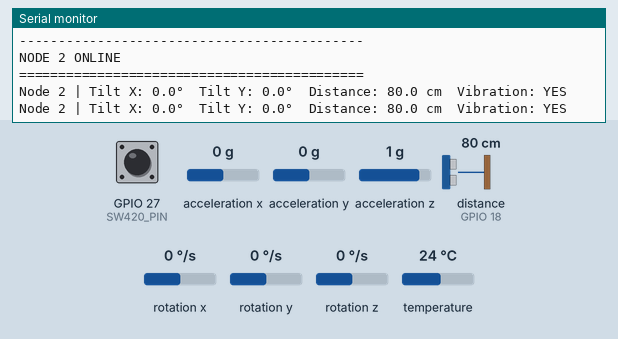
This sketch was run on a simulated ESP32-S3. On the bench: the last lines printed to the serial monitor. Wiring (inferred from the names in the program): ultrasonic range finder: trigger GPIO 5; echo GPIO 18. The inputs (shaded band) are chosen by the test bench; at power-on: GPIO 27 (SW420_PIN) LOW, acceleration x 0 g, distance to the obstacle (sensor on GPIO 18) 80 cm, acceleration y 0 g, acceleration z 1 g, rotation x 0 °/s, rotation y 0 °/s, rotation z 0 °/s, temperature 24 °C. The echo pulse lasts 58.3 µs per cm.

Above: at 2.5 s.
2.6 s: GPIO 27 (SW420_PIN) pulled HIGH for 1.2 s
At 4.2 s:
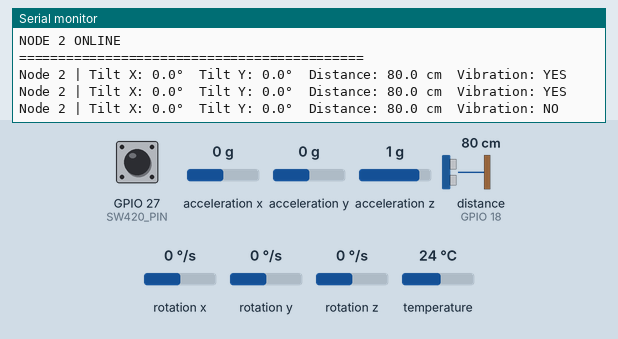
5.3 s: acceleration x set to -1.4 g
At 6.2 s:
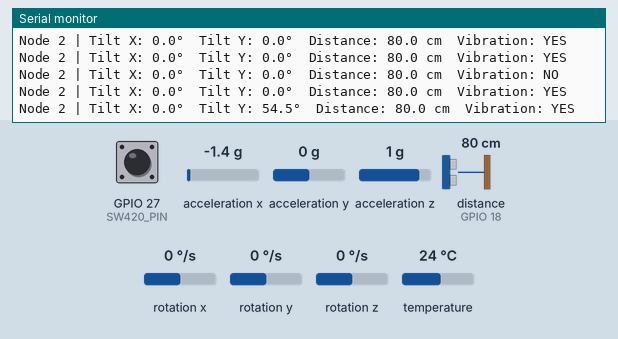
6.8 s: distance to the obstacle (sensor on GPIO 18) set to 2 cm
At 8.1 s:
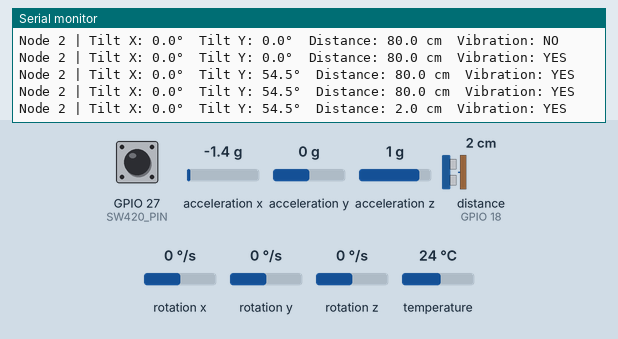
8.3 s: acceleration y set to -1.4 g
At 9.2 s:
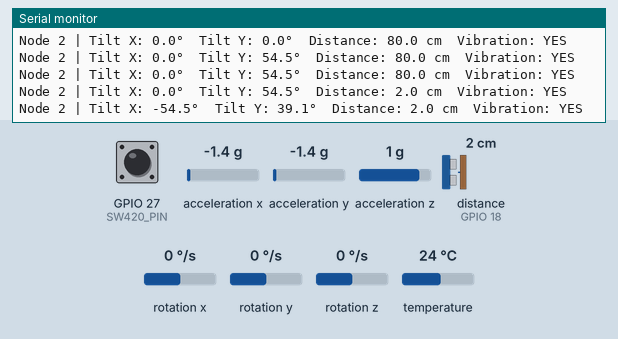
9.8 s: acceleration z set to -1.4 g
At 11.1 s:
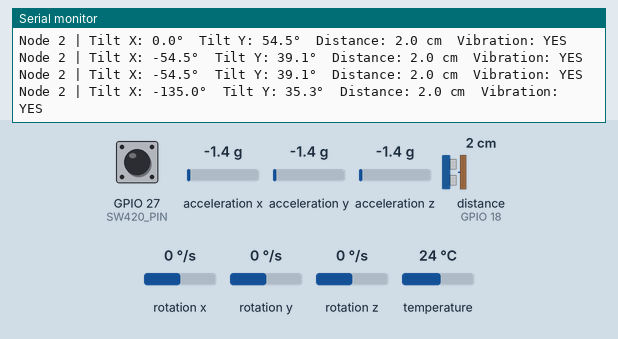
11.3 s: distance to the obstacle (sensor on GPIO 18) set to 4 cm
At 12.2 s:
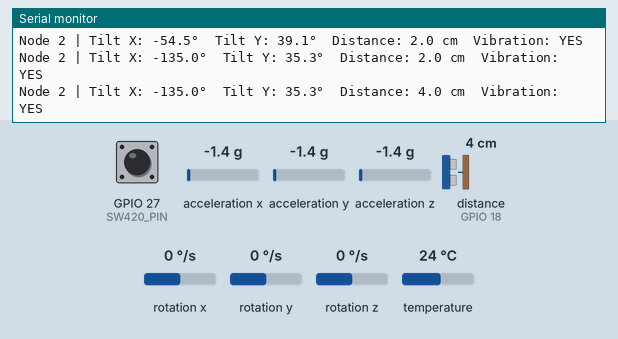
Timing chart, 0 to 13.8 s (numbered marks = the images above; inputs shaded):
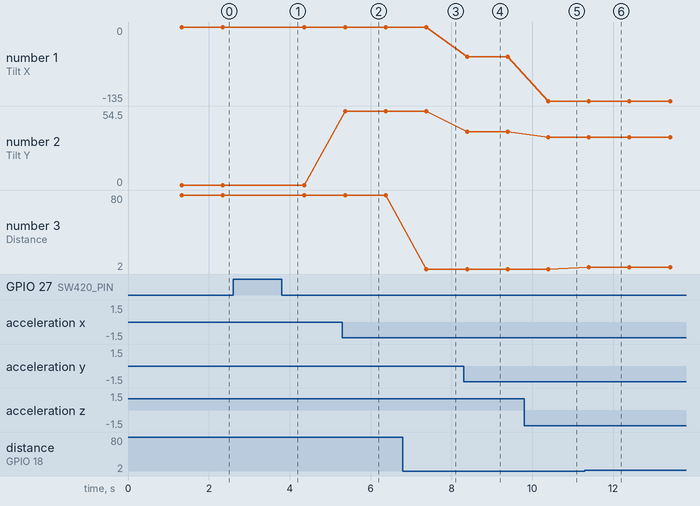

Measured:
- after the input at 2.6 s, the serial monitor: prints a new line after 0.75 s (image 1)
- after the input at 5.3 s, the serial monitor: prints a new line after 0.07 s (image 2)
- after the input at 6.8 s, the serial monitor: prints a new line after 0.58 s (image 3)
- after the input at 8.3 s, the serial monitor: prints a new line after 0.08 s (image 4)
- after the input at 9.8 s, the serial monitor: prints a new line after 0.59 s (image 5)
- after the input at 11.3 s, the serial monitor: prints a new line after 0.10 s (image 6)
- plotted number 1: 0 → -54.5 after the input at 8.3 s, -54.5 → -135 after the input at 9.8 s
- plotted number 2: 0 → 54.5 after the input at 5.3 s, 54.5 → 39.1 after the input at 8.3 s, 39.1 → 35.3 after the input at 9.8 s

The sketch:

node2.ino
```cpp
#include <WiFi.h>
#include <esp_now.h>
#include <esp_wifi.h>

#include <Wire.h>
#include <Adafruit_MPU6050.h>
#include <Adafruit_Sensor.h>

#include <math.h>

// ============================================================
// MINE SUBSIDENCE MONITORING SYSTEM
// NODE 2 - DEFORMATION / ACTIVE SENSOR NODE
// Sensors: MPU6050 (Tilt) + HC-SR04 (Distance) + SW-420 (Vibration)
// ============================================================

#define NODE_ID 2
#define SW420_PIN 27

#define TRIG_PIN 5
#define ECHO_PIN 18

#define MPU_SDA 21
#define MPU_SCL 22

#define ESPNOW_CHANNEL 1

// ============================================================
// ESP32-S3 GATEWAY MAC ADDRESS
// Replace with the actual MAC address of your ESP32-S3 Gateway
// ============================================================

uint8_t gatewayMAC[] = {
  0xAC, 0xA7, 0x04,
  0x2B, 0xA7, 0xFC
};

Adafruit_MPU6050 mpu;

// ============================================================
// SENSOR TELEMETRY PACKET STRUCTURE
// MUST MATCH THE GATEWAY PACKET STRUCTURE EXACTLY
// ============================================================

typedef struct __attribute__((packed)) {
  uint8_t node_id;
  uint8_t vibration;

  float accel_x;
  float accel_y;
  float accel_z;

  float gyro_x;
  float gyro_y;
  float gyro_z;

  float tilt_x;
  float tilt_y;

  float distance_cm;

  char status[32];
} SensorData;

SensorData data;

// ============================================================
// ESP-NOW SEND CALLBACK
// ============================================================

void onDataSent(
  const wifi_tx_info_t *info,
  esp_now_send_status_t status
) {
  if (status != ESP_NOW_SEND_SUCCESS) {
    Serial.println("  ! ESP-NOW delivery failed");
  }
}

// ============================================================
// HC-SR04 ULTRASONIC DISTANCE READING
// Note: HC-SR04 ECHO outputs 5V logic. Use a voltage divider
// or level shifter before connecting to ESP32 3.3V GPIO.
// ============================================================

float readDistance() {
  digitalWrite(TRIG_PIN, LOW);
  delayMicroseconds(2);

  digitalWrite(TRIG_PIN, HIGH);
  delayMicroseconds(10);

  digitalWrite(TRIG_PIN, LOW);

  unsigned long duration = pulseIn(ECHO_PIN, HIGH, 30000);

  if (duration == 0) {
    return -1.0;
  }

  return duration * 0.0343 / 2.0;
}

// ============================================================
// SETUP
// ============================================================

void setup() {
  Serial.begin(115200);
  delay(1000);

  pinMode(SW420_PIN, INPUT);

  pinMode(TRIG_PIN, OUTPUT);
  pinMode(ECHO_PIN, INPUT);
  digitalWrite(TRIG_PIN, LOW);

  Serial.println();
  Serial.println("============================================");
  Serial.println("        MINE MONITORING - NODE 2");
  Serial.println("============================================");
  Serial.println("Role    : Deformation / Active Node");
  Serial.println("Sensors : MPU6050 + HC-SR04 + SW-420");
  Serial.println("--------------------------------------------");

  // Initialize MPU6050
  Wire.begin(MPU_SDA, MPU_SCL);

  if (!mpu.begin()) {
    Serial.println("ERROR: MPU6050 not detected.");
    while (true) {
      delay(1000);
    }
  }

  mpu.setAccelerometerRange(MPU6050_RANGE_8_G);
  mpu.setGyroRange(MPU6050_RANGE_500_DEG);
  mpu.setFilterBandwidth(MPU6050_BAND_21_HZ);

  Serial.println("MPU6050 : OK");

  // Initialize Wi-Fi in Station mode for ESP-NOW
  WiFi.mode(WIFI_STA);
  delay(300);

  esp_wifi_set_channel(ESPNOW_CHANNEL, WIFI_SECOND_CHAN_NONE);

  Serial.print("MAC     : ");
  Serial.println(WiFi.macAddress());

  if (esp_now_init() != ESP_OK) {
    Serial.println("ERROR: ESP-NOW initialization failed.");
    while (true) {
      delay(1000);
    }
  }

  esp_now_register_send_cb(onDataSent);

  // Register Gateway Peer
  esp_now_peer_info_t peer = {};
  memcpy(peer.peer_addr, gatewayMAC, 6);
  peer.channel = ESPNOW_CHANNEL;
  peer.encrypt = false;

  if (esp_now_add_peer(&peer) != ESP_OK) {
    Serial.println("ERROR: Could not register gateway.");
    while (true) {
      delay(1000);
    }
  }

  Serial.println("ESP-NOW : OK");
  Serial.println("Gateway : Registered");
  Serial.println("--------------------------------------------");
  Serial.println("NODE 2 ONLINE");
  Serial.println("============================================");
}

// ============================================================
// MAIN LOOP
// ============================================================

void loop() {
  // Read Vibration Sensor (Active LOW)
  bool vibration = (digitalRead(SW420_PIN) == LOW);

  // Read MPU6050
  sensors_event_t accel;
  sensors_event_t gyro;
  sensors_event_t temperature;

  mpu.getEvent(&accel, &gyro, &temperature);

  // Calculate Tilt Angles
  float tiltX = atan2(
    accel.acceleration.y,
    accel.acceleration.z
  ) * 180.0 / PI;

  float tiltY = atan2(
    -accel.acceleration.x,
    sqrt(
      accel.acceleration.y * accel.acceleration.y +
      accel.acceleration.z * accel.acceleration.z
    )
  ) * 180.0 / PI;

  // Read Ultrasonic Distance
  float distance = readDistance();

  // Build Telemetry Packet
  data.node_id = NODE_ID;
  data.vibration = vibration ? 1 : 0;
  data.accel_x = accel.acceleration.x;
  data.accel_y = accel.acceleration.y;
  data.accel_z = accel.acceleration.z;
  data.gyro_x = gyro.gyro.x;
  data.gyro_y = gyro.gyro.y;
  data.gyro_z = gyro.gyro.z;
  data.tilt_x = tiltX;
  data.tilt_y = tiltY;
  data.distance_cm = distance;

  if (vibration) {
    strcpy(data.status, "VIBRATION_DETECTED");
  } else if (distance < 0) {
    strcpy(data.status, "ULTRASONIC_ERROR");
  } else {
    strcpy(data.status, "NORMAL");
  }

  // Send packet to ESP32-S3 Gateway via ESP-NOW
  esp_now_send(gatewayMAC, (uint8_t *)&data, sizeof(data));

  // Serial Monitor Output
  Serial.print("Node 2 | Tilt X: ");
  Serial.print(tiltX, 1);
  Serial.print("°  Tilt Y: ");
  Serial.print(tiltY, 1);
  Serial.print("°  Distance: ");
  if (distance < 0) {
    Serial.print("--");
  } else {
    Serial.print(distance, 1);
    Serial.print(" cm");
  }
  Serial.print("  Vibration: ");
  Serial.println(vibration ? "YES" : "NO");

  delay(1000);
}
```
